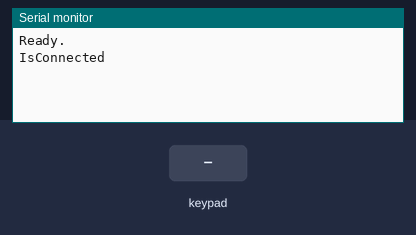
A sketch run on a simulated ESP32. Shown: the last lines printed to the serial monitor. Inputs (shaded band) come from the test bench. Nothing arrives over Bluetooth unless stated.

Above: at 1.2 s.
1.3 s: key 'X' pressed
At 2.2 s:
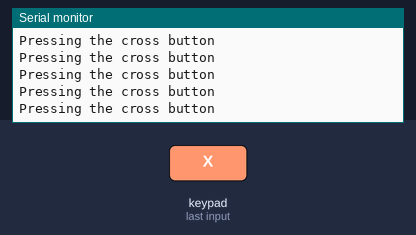
2.8 s: key 'O' pressed
At 4.0 s:
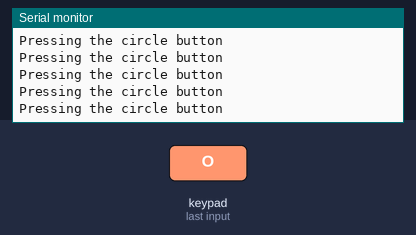
4.3 s: key 'S' pressed
At 5.7 s:
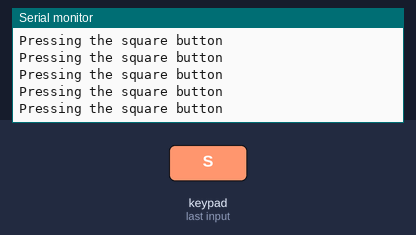

The sketch:

Ps3_Controller.ino
```cpp
#include <dummy.h>
#include <Ps3Controller.h>

int lX = 0;
int rX = 0;
int posR = 0;

void onConnect()
{
 Serial.println("IsConnected");
}

void notify(){
 //***************************L2 & R2***************************************************?


//****************************right stick***********************************************?
   lX =(Ps3.data.analog.stick.lx);
   rX =(Ps3.data.analog.stick.rx);

if(lX < -5)
 {
  posR++;
  Serial.println(posR);
  delay(10);
 }
//****************************cross right side*******************************************
if( Ps3.data.button.cross ){
            Serial.println("Pressing the cross button");      //Pressing the cross button(X)
        }

if( Ps3.data.button.square ){
            Serial.println("Pressing the square button");     //Pressing the square button([])
        }

if( Ps3.data.button.triangle ){
            Serial.println("Pressing the triangle button");   //Pressing the triangle button
        }

if( Ps3.data.button.circle ){
            Serial.println("Pressing the circle button");     //Pressing the circle button
        }
  //****************************cross right side*******************************************?


}

void setup() {

    Serial.begin(115200);
    Ps3.begin("00:13:a9:e0:cd:a9");
    Ps3.attachOnConnect(onConnect);
    Ps3.attach(notify);
    Serial.println("Ready.");
}

void loop()
{

if(Ps3.isConnected()){
            return;
            delay(1000);
         }

}
```

Measured:
- after the input at 1.3 s, the serial monitor: prints a new line at once (image 1)
- after the input at 2.8 s, the serial monitor: prints a new line at once (image 2)
- after the input at 4.3 s, the serial monitor: prints a new line at once (image 3)
